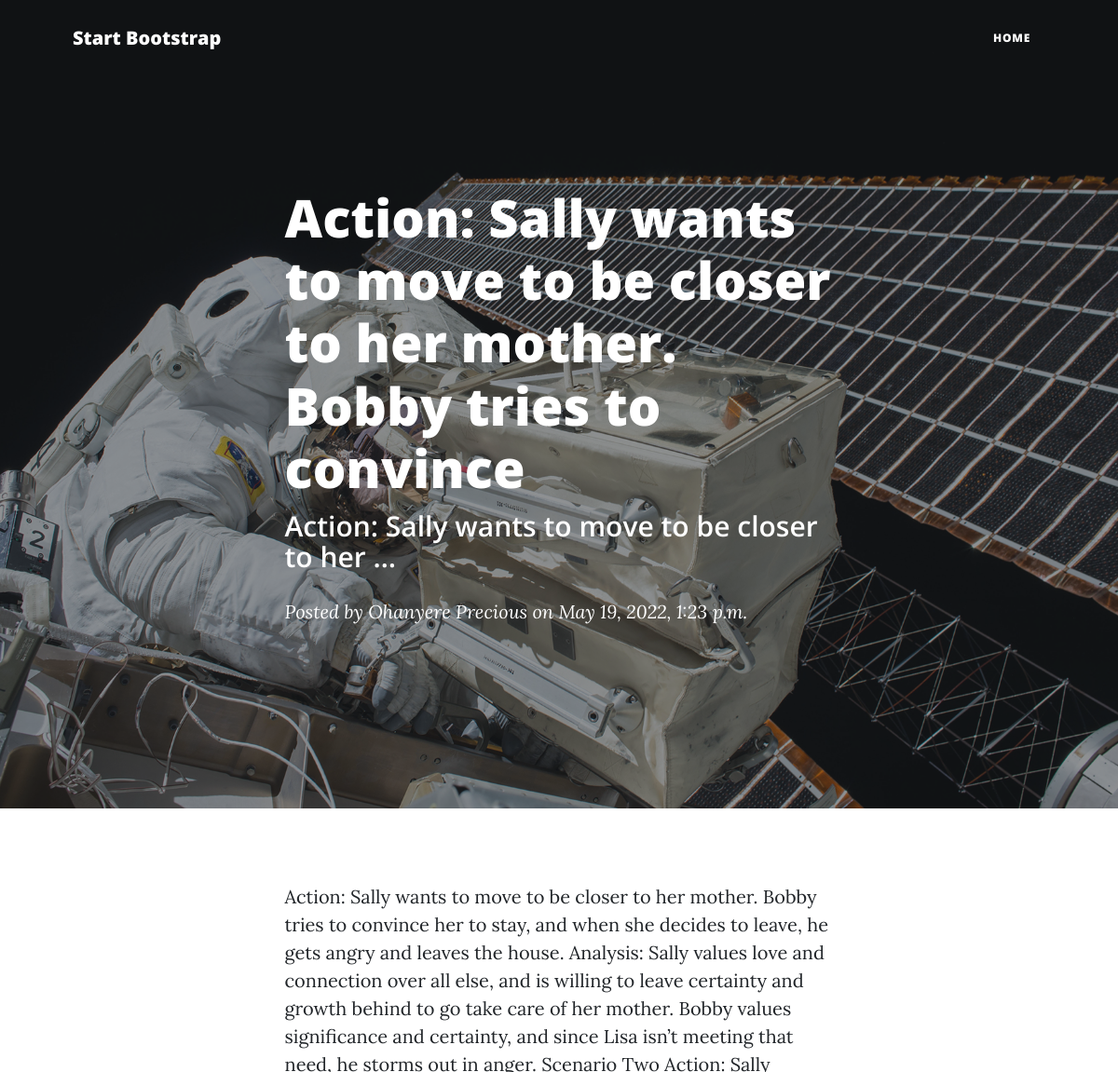
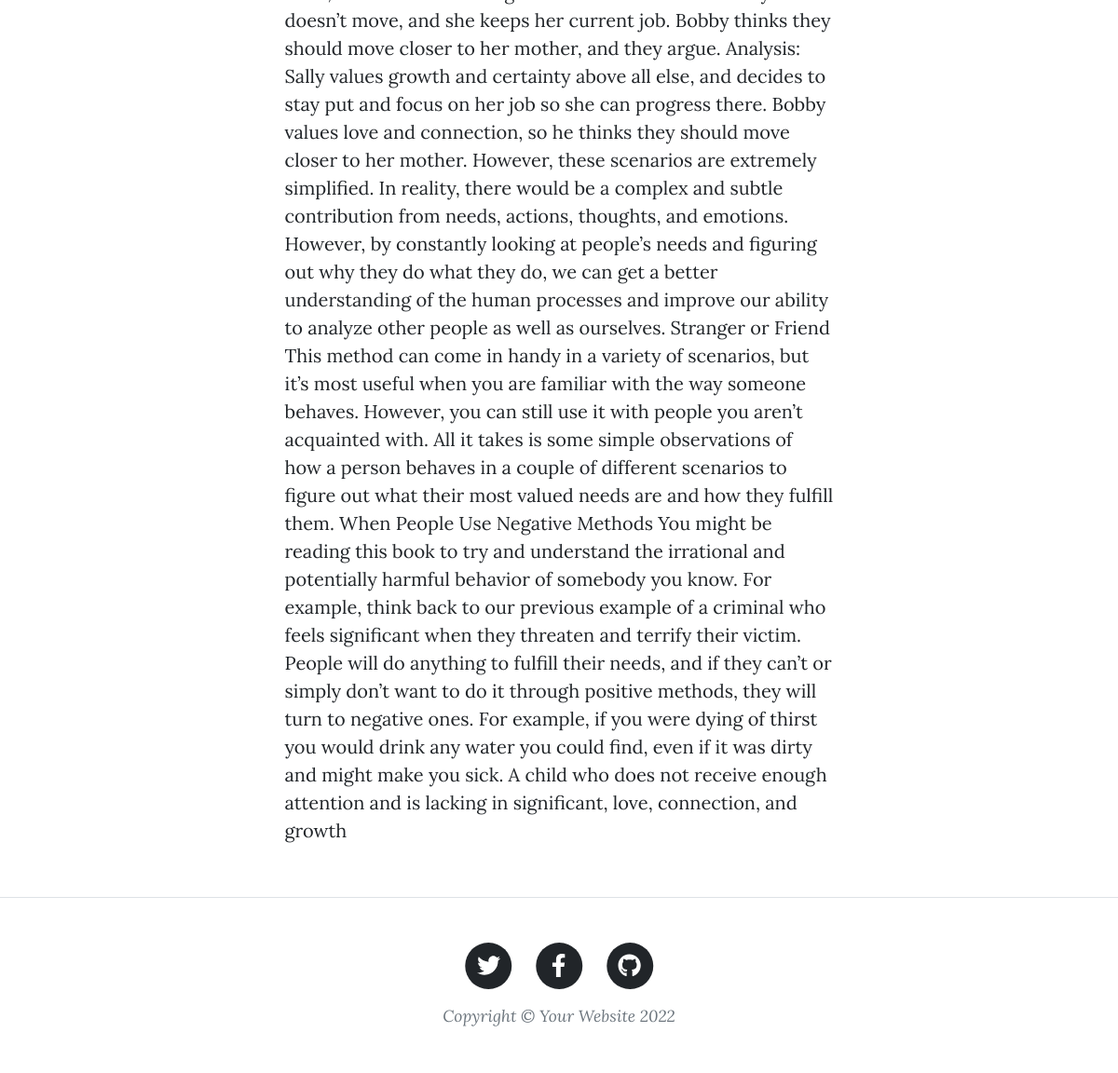
The app's page /post/2/ with its own data (2 pictures, top to bottom).
### myapp/models.py (models this page shows, shortened)
class Home(models.Model):
    PRECIOUS_OBINNA = 'Precious Obinna'
    OHANYERE_PRECIOUS = 'Ohanyere Precious'
    JUDE_OHANYERE = 'Jude Ohanyere'
    AUTHOR_CHOICE = (
        (PRECIOUS_OBINNA, 'Precious Obinna'),
        (OHANYERE_PRECIOUS, 'Ohanyere Precious'),
        (JUDE_OHANYERE, 'Jude Ohanyere')
    )
    title = models.CharField(max_length=1000)
    body = models.TextField()
    author = models.CharField(max_length=100, choices=AUTHOR_CHOICE)
    time = models.DateTimeField(auto_now_add=True)

### myapp/views.py (the view)
# urls.py: path('post/<str:pk>/', post, name='post'),
def post(request, pk):
    home = Home.objects.get(id=pk)
    return render(request, 'post.html', {'home': home})

### templates/post.html (shortened to what this page needs)
{% load static %}
<!DOCTYPE html>
<html lang="en">
<head>
    <link href="{% static 'css/styles.css' %}" rel="stylesheet" />
</head>
<body>
    <nav class="navbar navbar-expand-lg navbar-light" id="mainNav">
        <div class="container px-4 px-lg-5">
            <a class="navbar-brand" href="/">Start Bootstrap</a>
            <div class="collapse navbar-collapse" id="navbarResponsive">
                <ul class="navbar-nav ms-auto py-4 py-lg-0">
                    <li class="nav-item"><a class="nav-link px-lg-3 py-3 py-lg-4" href="/">Home</a></li>
                </ul>
            </div>
        </div>
    </nav>
    <header class="masthead" style="background-image: url('assets/img/post-bg.jpg')">
        <div class="container position-relative px-4 px-lg-5">
            <div class="row gx-4 gx-lg-5 justify-content-center">
                <div class="col-md-10 col-lg-8 col-xl-7">
                    <div class="post-heading">
                        <h1>{{home.title}}</h1>
                        <h2 class="subheading">{{home.body|truncatewords:10}}</h2>
                        <span class="meta">
                            Posted by
                            {{home.author}}
                            on {{home.time}}
                        </span>
                    </div>
                </div>
            </div>
        </div>
    </header>
    <article class="mb-4">
        <div class="container px-4 px-lg-5">
            <div class="row gx-4 gx-lg-5 justify-content-center">
                <div class="col-md-10 col-lg-8 col-xl-7">
                    <p>{{home.body}}</p>
                </div>
            </div>
        </div>
    </article>
    <footer class="border-top">
        <div class="container px-4 px-lg-5">
            <div class="row gx-4 gx-lg-5 justify-content-center">
                <div class="col-md-10 col-lg-8 col-xl-7">
                    <ul class="list-inline text-center">
                        <li class="list-inline-item">
                            <a href="#!">
                                <span class="fa-stack fa-lg">
                                    <i class="fas fa-circle fa-stack-2x"></i>
                                    <i class="fab fa-twitter fa-stack-1x fa-inverse"></i>
                                </span>
                            </a>
                        </li>
                        <li class="list-inline-item">
                            <a href="#!">
                                <span class="fa-stack fa-lg">
                                    <i class="fas fa-circle fa-stack-2x"></i>
                                    <i class="fab fa-facebook-f fa-stack-1x fa-inverse"></i>
                                </span>
                            </a>
                        </li>
                        <li class="list-inline-item">
                            <a href="#!">
                                <span class="fa-stack fa-lg">
                                    <i class="fas fa-circle fa-stack-2x"></i>
                                    <i class="fab fa-github fa-stack-1x fa-inverse"></i>
                                </span>
                            </a>
                        </li>
                    </ul>
                    <div class="small text-center text-muted fst-italic">Copyright &copy; Your Website 2022</div>
                </div>
            </div>
        </div>
    </footer>
</body>
</html>

### records on screen
Home: title "Action: Sally wants to move to be closer to her mother. Bobby tries to convince", body "Action: Sally wants to move to be closer to her …", author "Ohanyere Precious", time "May 19, 2022, 1:23 p.m.", body "Action: Sally wants to move to be closer to her mother. Bobby tries to convince her to stay, and when she decides to leave, he gets angry and leaves the house. Analysis: Sally values love and connection over all else, and is willing to leave certainty and growth behind to go take care of her mother. Bobby values significance and certainty, and since Lisa isn’t meeting that need, he storms out in anger. Scenario Two Action: Sally doesn’t move, and she keeps her current job. Bobby thinks they should move closer to her mother, and they argue. Analysis: Sally values growth and certainty above all else, and decides to stay put and focus on her job so she can progress there. Bobby values love and…"
